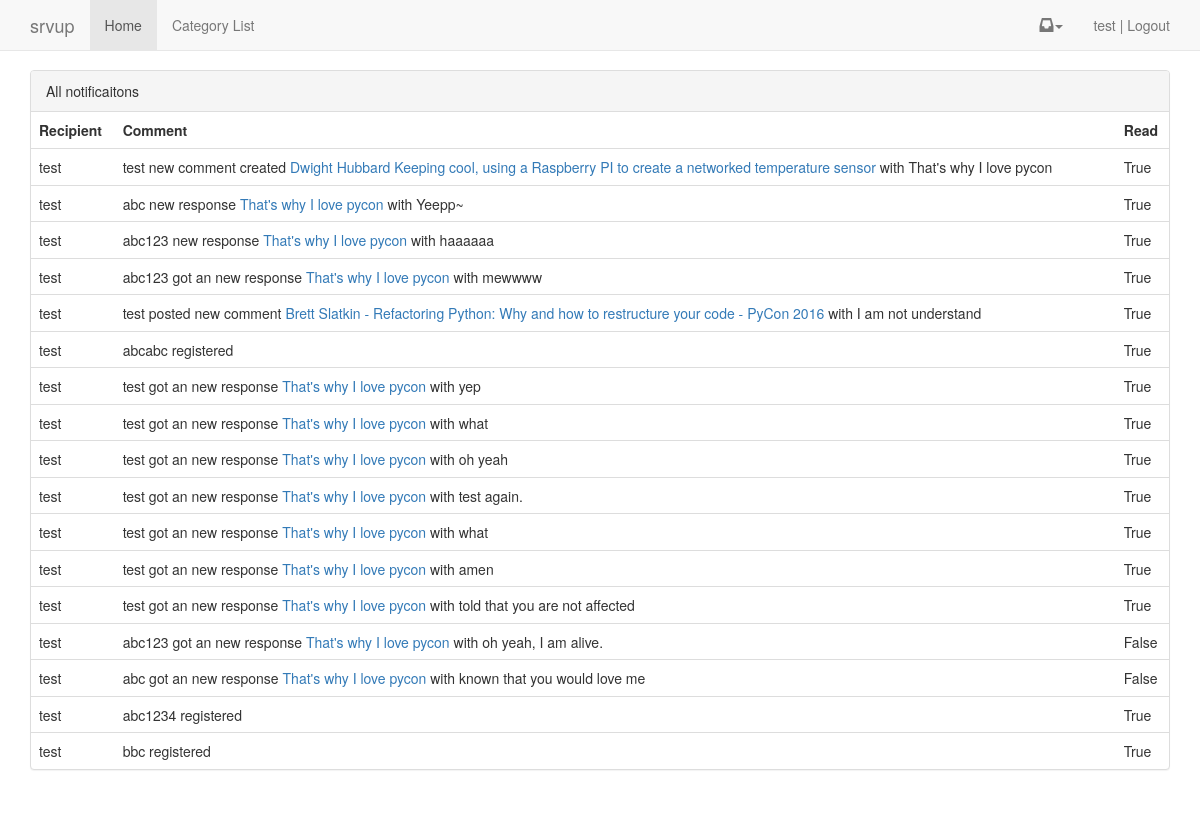
Page /notification/ (signed in) on the committed database.
### account/models.py (models this page shows, shortened)
class MyUser(AbstractBaseUser):
    username = models.CharField(
        max_length=255,
        unique=True,)
    email = models.EmailField(
        max_length=255,
        unique=True,
    )
    first_name = models.CharField(
        max_length=255,
        null=True,
        blank=True)
    last_name = models.CharField(
        max_length=255,
        null=True,
        blank=True)
    is_member = models.BooleanField(default=False)
    is_active = models.BooleanField(default=True)
    is_admin = models.BooleanField(default=False)
    objects = MyUserManager()
    USERNAME_FIELD = 'username'
    REQUIRED_FIELDS = ['email']

### notification/views.py (the view)
# urls.py: url(r'^notification/$', 'notification.views.all', name='notification_all'),
@login_required
def all(request):
    objects = Notifications.objects.get_all_user(request.user)
    url_lst = []
    for note in objects:
        try:
            target_url = note.target_object.get_absolute_url()
        except:
            target_url = None
        context = {
            'sender': note.sender_object,
            'action': note.action_object,
            'target': note.target_object,
            'recipient': note.recipient,
            'verify_read': reverse("notification_read", kwargs={"pk": note.id}),
            'target_url': target_url,
            'verb': note.verb,
        }
        if note.target_object and note.action_object and target_url:
            url_lst.append(
                ("%s"%note.recipient,
                "%(sender)s %(verb)s <a href='%(verify_read)s?next=%(target_url)s'>%(target)s</a> with %(action)s" %context,
                "%s"%note.read))
        elif note.target_object and note.action_object and not target_url:
            url_lst.append(
                ("%s"%note.recipient,
                "%(sender)s %(verb)s %(target)s with %(action)s" %context,
                "%s"%note.read))
        elif note.target_object and not note.action_object and not target_url:
            url_lst.append(
                ("%s"%note.recipient,
                "%(sender)s %(verb)s %(target)s" %context,
                "%s"%note.read))
        else:
            url_lst.append(
                ("%s"%note.recipient,
                "%(sender)s %(verb)s" %context,
                "%s"%note.read))
    context = {
        'objects': objects,
        'url_lst':url_lst,
    }
    return render(request, 'notification/all.html', context)

### comment/models.py (called while the page is built)
    def __unicode__(self):
        return self.text

    def get_absolute_url(self):
        return reverse('comment_thread', kwargs={'pk':self.id})

### notification/models.py (called while the page is built)
    def get_user(self, user):
        return self.filter(recipient=user)

    def mark_targetless_as_read(self,user):
        qs = self.get_user(user).unread().filter(target_object_id=None)
        qs.update(read=True)

    def unread(self):
        return self.filter(read=False)

    def get_queryset(self):
        return NotificationQuerySet(self.model, using=self._db)

    def get_all_user(self,user):
        self.get_queryset().mark_targetless_as_read(user)
        return self.get_queryset().get_user(user)

### video/models.py (called while the page is built)
    def __unicode__(self):
        return self.title

    def get_absolute_url(self):
        return reverse('video_detail', kwargs={'vid_slug': self.slug,
                                                'cat_slug':self.category.slug })

### templates/notification/all.html (shortened to what this page needs)
{% extends 'base.html' %}
{%  block  content%}
<div class="panel panel-default">
    <div class="panel-heading">All notificaitons</div>
    <table class="table">
        <tr>
        <th>Recipient</th>
        <th>Comment</th>
        <th>Read</th>
        </tr>
        {% for lst in url_lst %}
        <tr>
            {% for i in lst %}
            <td>{{ i|safe }}</td>
            {% endfor %}
        <tr>
        {% endfor %}
    </table>
{% endblock %}

### templates/navbar.html (shortened to what this page needs)
    <nav class="navbar navbar-default navbar-static-top">
      <div class="container">
        <div class="navbar-header">
          <a class="navbar-brand" href="#">srvup</a>
        </div>
        <div id="navbar" class="navbar-collapse collapse">
          <ul class="nav navbar-nav">
            <li class="active"><a href="{% url 'home' %}">Home</a></li>
            <li><a href="{% url 'category_list' %}">Category List</a></li>
          </ul>
          <ul class="nav navbar-nav navbar-right">
          {% if user.is_authenticated %}
             <li class="dropdown">
              <a href="#" class="dropdown-toggle notification-toggle" data-toggle="dropdown" role="button" aria-expanded="false"><span class="glyphicon glyphicon-inbox" aria-hidden="true"></span><span class="caret"></span></a>
            </li>
            <li><a href="{% url 'logout' %}">{{ user }} | Logout</a></li>
            {% else %}
              {% if request.get_full_path == "/" %}
              {% else %}
                <li><a href="{% url 'login' %}">Login</a></li>
                <li><a href="{% url 'register' %}">Register</a></li>
              {% endif %}
          {% endif %}
          </ul>
        </div>
      </div>
    </nav>

### rows in the picture
MyUser: username "test", lst "test" "test" "test" "test" "test" "test" "test" "test" "test" "test" "test" "test" "test" "test" "test" "test" "test"

### other values in the picture
{{ i|safe }} "test new comment created Dwight Hubbard Keeping cool, using a Raspberry PI to create a networked temperature sensor with That's why I love pycon" "True" "abc new response That's why I love pycon with Yeepp~" "True" "abc123 new response That's why I love pycon with haaaaaa" "True" "abc123 got an new response That's why I love pycon with mewwww" "True" "test posted new comment Brett Slatkin - Refactoring Python: Why and how to restructure your code - PyCon 2016 with I am not understand" "True" "abcabc registered" "True" "test got an new response That's why I love pycon with yep" "True" "test got an new response That's why I love pycon with what" "True" "test got an new response That's why I love pycon with oh yeah" "True" "test got an new response That's why I love pycon with test again." "True" "test got an new response That's why I love pycon with what" "True" "test got an new response That's why I love pycon with amen" "True" "test got an new response That's why I love pycon with told that you are not affected" "True" "abc123 got an new response That's why I love pycon with oh yeah, I am alive." "False" "abc got an new response That's why I love pycon with known that you would love me" "False" "abc1234 registered" "True" "bbc registered" "True"
